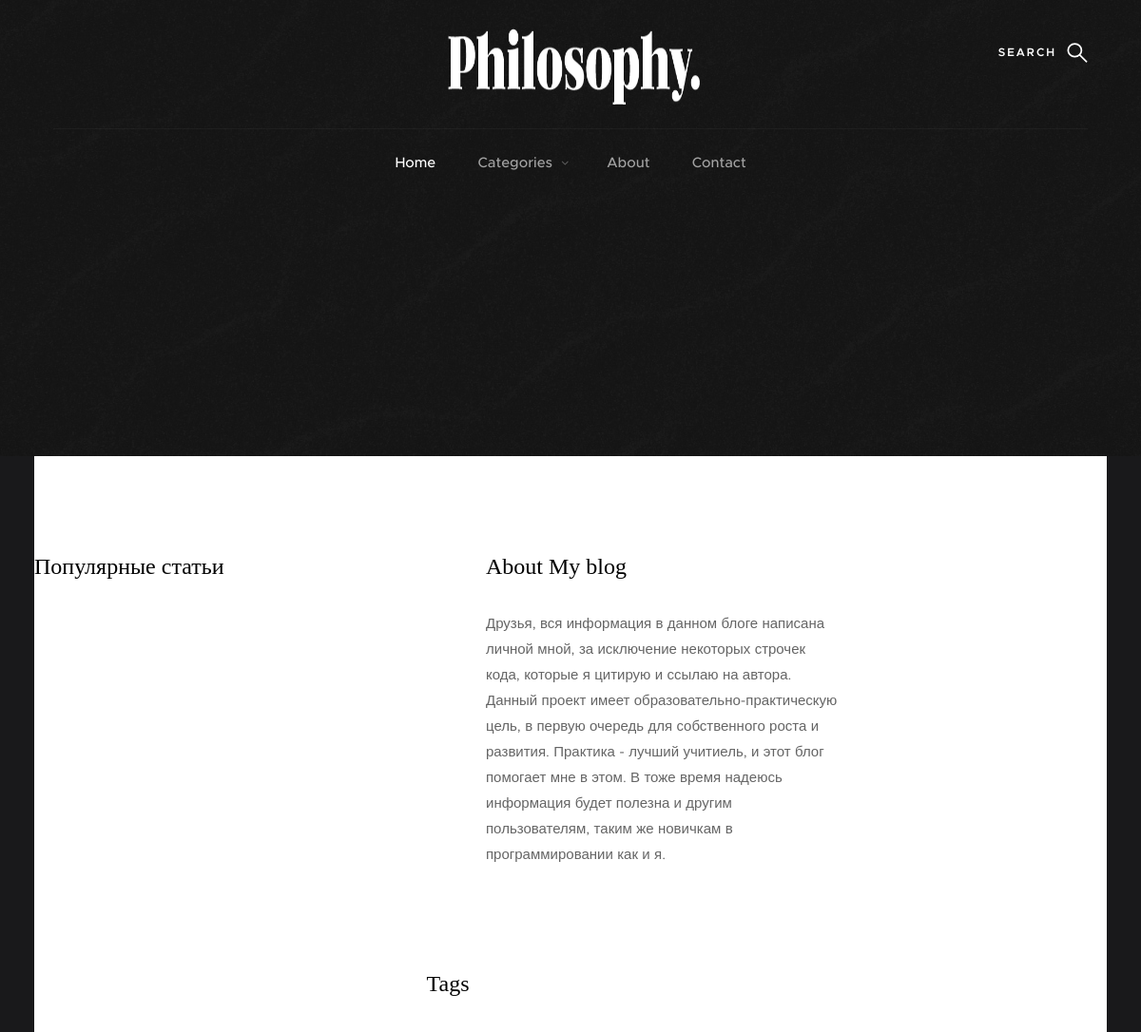
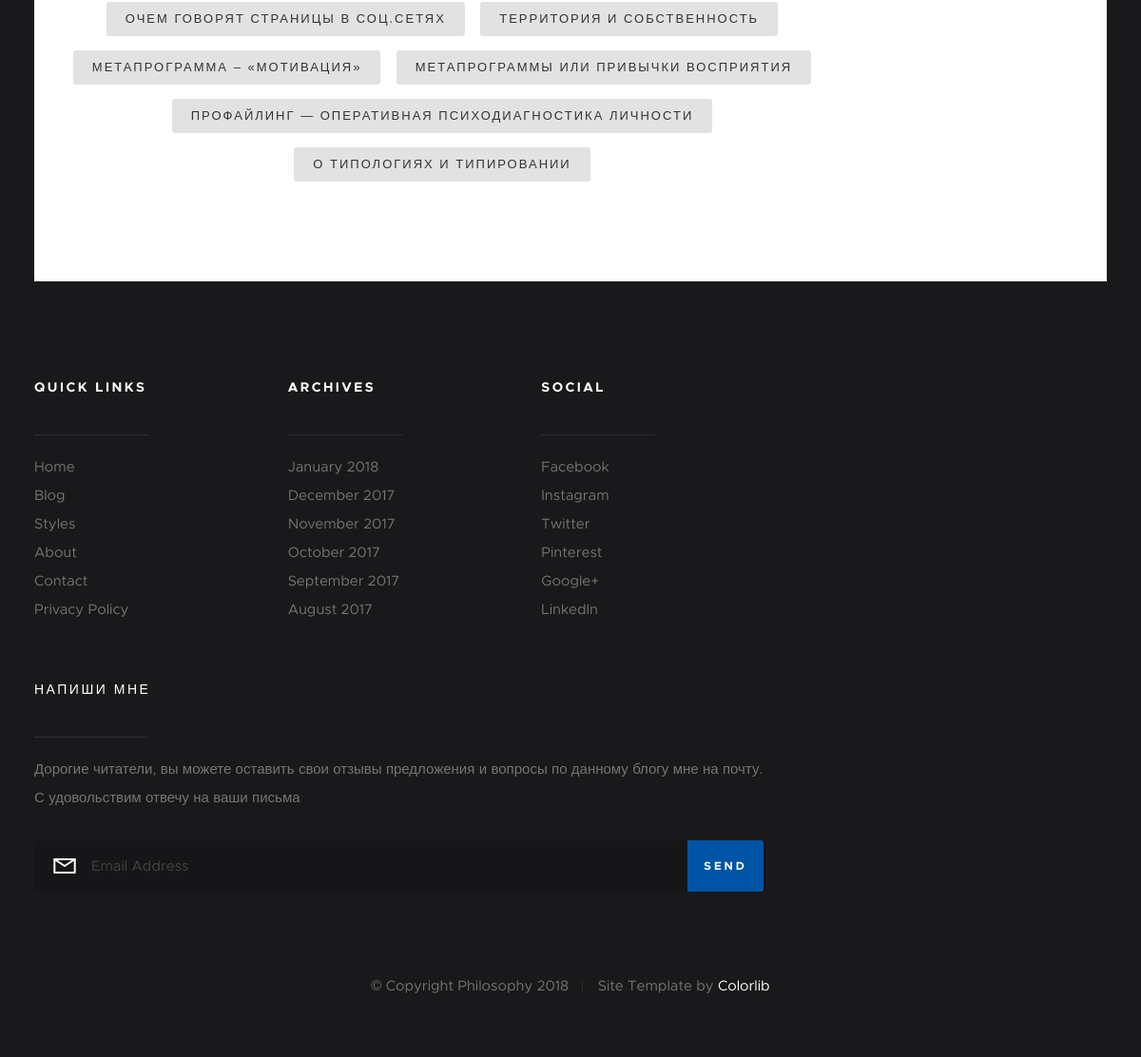
Page /tag/profiling on the committed database (2 pictures, top to bottom).
### Blog/models.py (models this page shows, shortened)
class Post (models.Model):
    STATUS_CHOICES = (('draft', 'Draft'), ('published', 'Published'))
    title = models.CharField(max_length=250, verbose_name='Название')
    category = models.ForeignKey(Category, verbose_name='Категория', on_delete=models.SET_NULL, null=True)
    tag=models.ManyToManyField('Tag', blank=True,related_name='posts')
    slug = models.SlugField(max_length=250, unique_for_date='published')
    author = models.ForeignKey(User, on_delete=models.CASCADE, related_name='blog_posts')
    image = models.ImageField(upload_to= generate_filename, verbose_name='Изображение')
    body = RichTextUploadingField(blank=True, null=True)
    published = models.DateTimeField(default=timezone.now)
    created = models.DateTimeField(auto_now_add=True)
    update = models.DateTimeField(auto_now=True)
    likes = models.PositiveIntegerField(default=0, verbose_name='Лайки')
    dislikes = models.PositiveIntegerField(default=0, verbose_name='Дизлайки')
    status = models.CharField(max_length=10, choices=STATUS_CHOICES, default='draft')
    class Meta:
        ordering = ('-published',)

### Blog/views.py (the view)
# urls.py: path('tag/<str:slug>', tagdet, name='tagdet'),
def tagdet(request, slug):
    tag = Tag.objects.get(slug__iexact=slug)
    context = {
        'tags': Post.objects.filter(tag=tag)
    }
    return render(request, 'Blog/post/tag_detail.html', context)

### templates/Blog/post/tag_detail.html (shortened to what this page needs)
{% extends 'Blog/index.html' %}

### templates/Blog/index.html (shortened to what this page needs)
{% load static %}
<!DOCTYPE html>
<html class="no-js" lang="en">
<head>
{% block basic %}
    <link rel="stylesheet" href="{% static 'css/base.css'%}">
    <link rel="stylesheet" href="{% static 'css/vendor.css'%}">
    <link rel="stylesheet" href="{% static 'css/main.css'%}">
</head>
<body id="top">
{% endblock %}
{% block header %}
    <section class="s-pageheader s-pageheader--home">
        <header class="header">
            <div class="header__content row">
                <div class="header__logo">
                    <a class="logo" href="{% url 'blog:post_list' %}">
                        <img src="/media/logo.png" alt="Homepage">
                    </a>
                </div>
                <ul class="header__social">
                    <li>
                        <a href="#0"><i class="fa fa-facebook" aria-hidden="true"></i></a>
                    </li>
                    <li>
                        <a href="#0"><i class="fa fa-twitter" aria-hidden="true"></i></a>
                    </li>
                    <li>
                        <a href="#0"><i class="fa fa-instagram" aria-hidden="true"></i></a>
                    </li>
                    <li>
                        <a href="#0"><i class="fa fa-pinterest" aria-hidden="true"></i></a>
                    </li>
                </ul>
                <a class="header__search-trigger" href="#0"></a>
                <nav class="header__nav-wrap">
                    <ul class="header__nav">
                        <li class="current"><a href="{% url 'blog:post_list' %}" title="">Home</a></li>
                        <li class="has-children">
                            <a href="#0" title="">Categories</a>
                        </li>
                        <li><a href="{% url 'blog:about' %}" title="">About</a></li>
                        <li><a href="contact.html" title="">Contact</a></li>
                    </ul>
                </nav>
            </div>
        </header>
{% endblock %}
    </section>
       <div class="row">
            <div class="col-full">
                <nav class="pgn">
        </div>
{% block pop_content %}
    <section class="s-extra">
        <div class="row top">
            <div class="col-eight md-six tab-full popular">
                <h3>Популярные статьи</h3>
                <div class="block-1-2 block-m-full popular__posts">
                    <article class="col-block popular__post">
                        </article>
                </div>
                </div>
            <div class="col-four md-six tab-full about">
                <h3>About My blog</h3>
                <p>
                Друзья, вся информация в данном блоге написана личной мной, за исключение некоторых строчек кода, которые я цитирую и ссылаю на автора. Данный проект имеет образовательно-практическую цель, в первую очередь для собственного роста и развития. Практика - лучший учитиель, и этот блог помогает мне в этом. В тоже время надеюсь информация будет полезна и другим пользователям, таким же новичкам в программировании как и я.
                </p>
                <ul class="about__social">
                    <li>
                        <a href="#0"><i class="fa fa-facebook" aria-hidden="true"></i></a>
                    </li>
                    <li>
                        <a href="#0"><i class="fa fa-twitter" aria-hidden="true"></i></a>
                    </li>
                    <li>
                        <a href="#0"><i class="fa fa-instagram" aria-hidden="true"></i></a>
                    </li>
                    <li>
                        <a href="#0"><i class="fa fa-pinterest" aria-hidden="true"></i></a>
                    </li>
                </ul>
            </div>
        </div>
<div class="row bottom tags-wrap">
            <div class="col-full tags">
                <h3>Tags</h3>
                <div class="tagcloud">
                    {% for tags in tags %}
                    <a href="{% url 'blog:tagdet' slug=tags.slug %}">{{ tags.title }}</a>
                    {% endfor %}
            </div>
        </div>
{% endblock %}
    </section>
</body>
{% block footer %}
    <footer class="s-footer">
        <div class="s-footer__main">
            <div class="row">
                <div class="col-two md-four mob-full s-footer__sitelinks">
                    <h4>Quick Links</h4>
                    <ul class="s-footer__linklist">
                        <li><a href="#0">Home</a></li>
                        <li><a href="#0">Blog</a></li>
                        <li><a href="#0">Styles</a></li>
                        <li><a href="#0">About</a></li>
                        <li><a href="#0">Contact</a></li>
                        <li><a href="#0">Privacy Policy</a></li>
                    </ul>
                </div>
                <div class="col-two md-four mob-full s-footer__archives">
                    <h4>Archives</h4>
                    <ul class="s-footer__linklist">
                        <li><a href="#0">January 2018</a></li>
                        <li><a href="#0">December 2017</a></li>
                        <li><a href="#0">November 2017</a></li>
                        <li><a href="#0">October 2017</a></li>
                        <li><a href="#0">September 2017</a></li>
                        <li><a href="#0">August 2017</a></li>
                    </ul>
                </div>
                <div class="col-two md-four mob-full s-footer__social">
                    <h4>Social</h4>
                    <ul class="s-footer__linklist">
                        <li><a href="#0">Facebook</a></li>
                        <li><a href="#0">Instagram</a></li>
                        <li><a href="#0">Twitter</a></li>
                        <li><a href="#0">Pinterest</a></li>
                        <li><a href="#0">Google+</a></li>
                        <li><a href="#0">LinkedIn</a></li>
                    </ul>
                </div>
                <div class="col-five md-full end s-footer__subscribe">
                    <h4>Напиши мне</h4>
                    <p>Дорогие читатели, вы можете оставить свои отзывы предложения и вопросы по данному блогу мне на почту. С удовольствим отвечу на ваши письма</p>
                    <div class="subscribe-form">
                        <form id="mc-form" class="group" novalidate="true">
                            <input type="email" value="" name="EMAIL" class="email" id="mc-email" placeholder="Email Address" required="">
                            <input type="submit" name="subscribe" value="Send">
                        </form>
                    </div>
                </div>
            </div>
        </div>
        <div class="s-footer__bottom">
            <div class="row">
                <div class="col-full">
                    <div class="s-footer__copyright">
                        <span>© Copyright Philosophy 2018</span>
                        <span>Site Template by <a href="https://colorlib.com/">Colorlib</a></span>
                    </div>
                </div>
            </div>
        </div>
    </footer>
{% endblock %}
</body>
</html>

### static/css/base.css (style rules this page uses)
html { font-family: sans-serif; line-height: 1.15; -ms-text-size-adjust: 100%; -webkit-text-size-adjust: 100%; }
body { margin: 0; }
article, aside, footer, header, nav, section { display: block; }
a { background-color: transparent; -webkit-text-decoration-skip: objects; }
img { border-style: none; }
button, input, optgroup, select, textarea { font-family: sans-serif; font-size: 100%; line-height: 1.15; margin: 0; }
button, input { overflow: visible; }
button, html [type="button"], [type="reset"], [type="submit"] { -webkit-appearance: button; }
html { font-size: 62.5%; box-sizing: border-box; }
*, *::before, *::after { box-sizing: inherit; }
body { font-weight: normal; line-height: 1; word-wrap: break-word; text-rendering: optimizeLegibility; -webkit-overflow-scrolling: touch; -webkit-text-size-adjust: none; }
body, input, button { -moz-osx-font-smoothing: grayscale; -webkit-font-smoothing: antialiased; }
img, video { max-width: 100%; height: auto; }
div, dl, dt, dd, ul, ol, li, h1, h2, h3, h4, h5, h6, pre, form, p, blockquote, th, td { margin: 0; padding: 0; }
h1, h2, h3, h4, h5, h6 { -webkit-font-smoothing: auto; -webkit-font-smoothing: antialiased; -webkit-font-variant-ligatures: common-ligatures; -moz-font-variant-ligatures: common-ligatures; font-variant-ligatures: common-ligatures; text-rendering: optimizeLegibility; }
em, i { font-style: italic; line-height: inherit; }
ol, ul { list-style: none; }
li { display: block; }
a { text-decoration: none; line-height: inherit; }
a img { border: none; }
input[type="email"], input[type="number"], input[type="search"], input[type="text"], input[type="tel"], input[type="url"], input[type="password"], textarea { -webkit-appearance: none; -moz-appearance: none; -ms-appearance: none; -o-appearance: none; appearance: none; }
.row { width: 94%; max-width: 1200px; margin: 0 auto; }
.row:after { content: ""; display: table; clear: both; }
.row .row { width: auto; max-width: none; margin-left: -20px; margin-right: -20px; }
[class*="col-"] { float: left; padding: 0 20px; }
[class*="col-"] + [class*="col-"].end { float: right; }
.col-two, .col-1-6 { width: 16.66667%; }
.col-four, .col-1-3 { width: 33.33333%; }
.col-five { width: 41.66667%; }
.col-eight, .col-2-3 { width: 66.66667%; }
.col-twelve, .col-full { width: 100%; }
@media only screen and (max-width: 1200px) { .row .row { margin-left: -15px; margin-right: -15px; } }
@media only screen and (max-width: 1200px) { [class*="col-"] { padding: 0 15px; } }
@media only screen and (max-width: 1200px) { .md-four, .md-1-3 { width: 33.33333%; } }
@media only screen and (max-width: 1200px) { .md-six, .md-1-2 { width: 50%; } }
@media only screen and (max-width: 1200px) { .md-twelve, .md-full { width: 100%; } }
[class*="block-"]:after { content: ""; display: table; clear: both; }
.block-1-2 .col-block { width: 50%; }
.block-1-6 .col-block:nth-child(6n + 1), .block-1-5 .col-block:nth-child(5n + 1), .block-1-4 .col-block:nth-child(4n + 1), .block-1-3 .col-block:nth-child(3n + 1), .block-1-2 .col-block:nth-child(2n + 1) { clear: both; }
@media only screen and (max-width: 1200px) { .block-m-full .col-block { width: 100%; clear: both; } }
@media only screen and (max-width: 1200px) { [class*="block-m-"] .col-block:nth-child(n) { clear: none; } }
.group:after { content: ""; display: table; clear: both; }

### rows in the picture
Post: title "ОЧЕМ ГОВОРЯТ СТРАНИЦЫ В СОЦ.СЕТЯХ"
Post: title "ТЕРРИТОРИЯ И СОБСТВЕННОСТЬ"
Post: title "МЕТАПРОГРАММА – «МОТИВАЦИЯ»"
Post: title "МЕТАПРОГРАММЫ ИЛИ ПРИВЫЧКИ ВОСПРИЯТИЯ"
Post: title "ПРОФАЙЛИНГ — ОПЕРАТИВНАЯ ПСИХОДИАГНОСТИКА ЛИЧНОСТИ"
Post: title "О ТИПОЛОГИЯХ И ТИПИРОВАНИИ"
